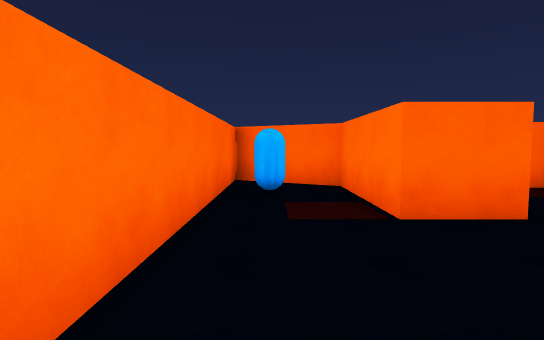
View 1 (above)

16 first-person views from a walk through a Unity game level. The camera is 1.5 m above the floor, tilts 4° down and sees 80° across. The floor is counted in squares, 2 m on a side. Each view is taken from the middle of a square. On the plan, view 1 faces up. The plan holds only what a view shows up to about 11 squares ahead; the rest is blank. The player character is not drawn.

View 2
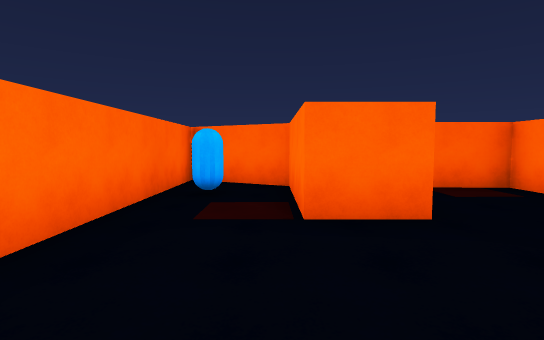

View 3
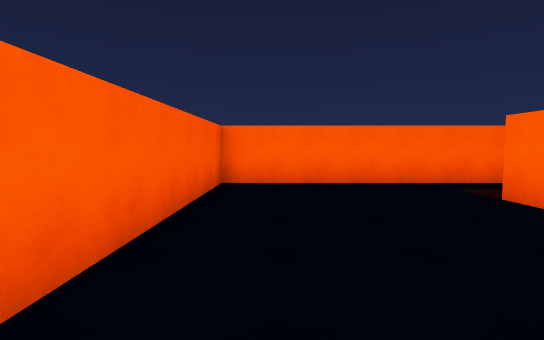

View 4
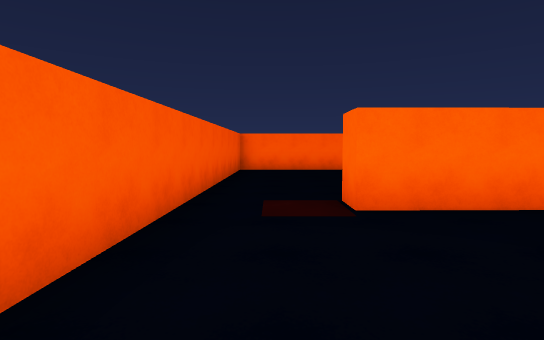

View 5
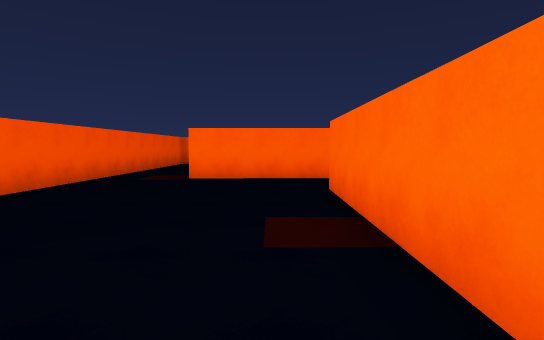

View 6
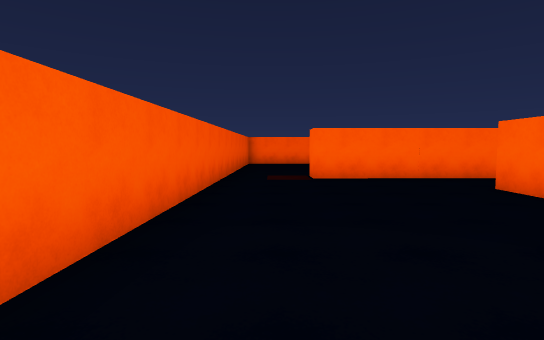

View 7
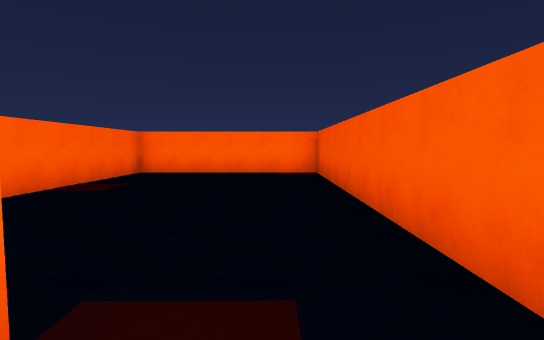

View 8
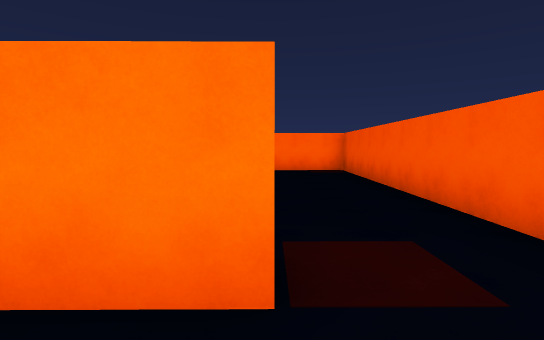

View 9
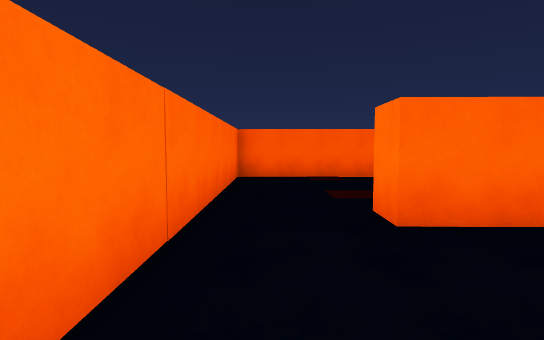

View 10
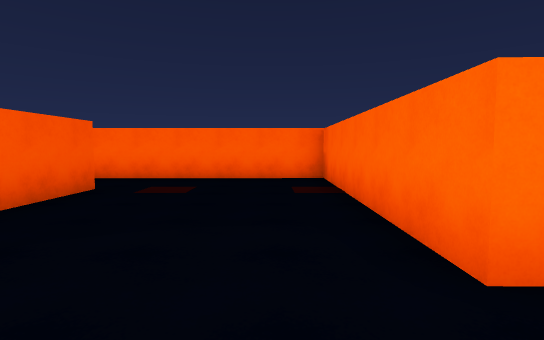

View 11
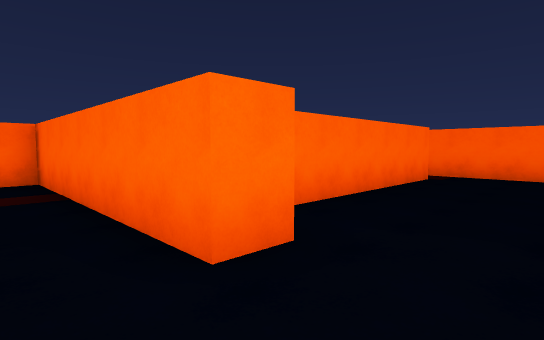

View 12
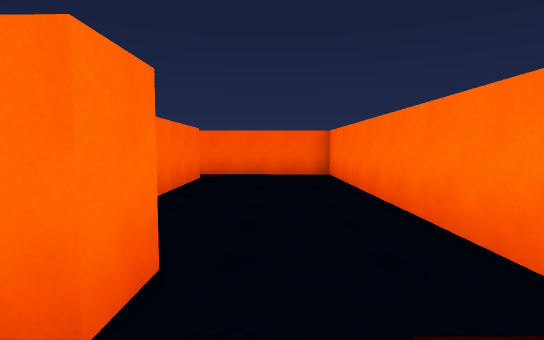

View 13
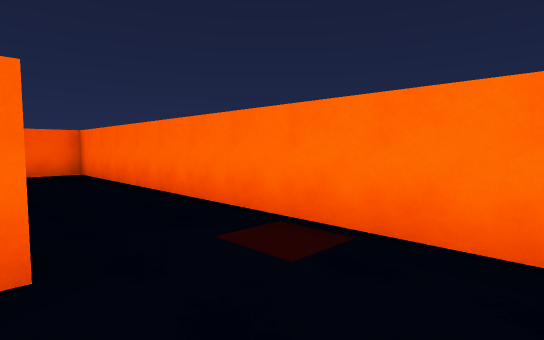

View 14
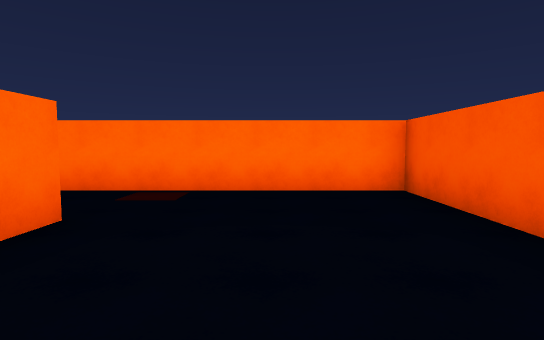

View 15
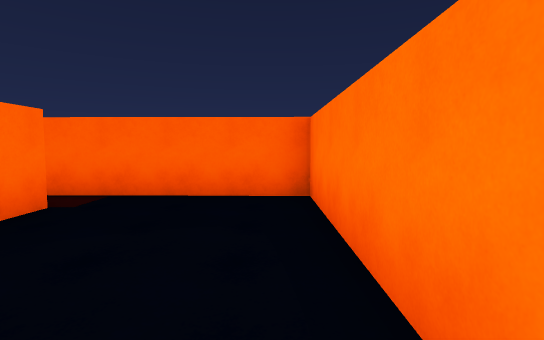

View 16
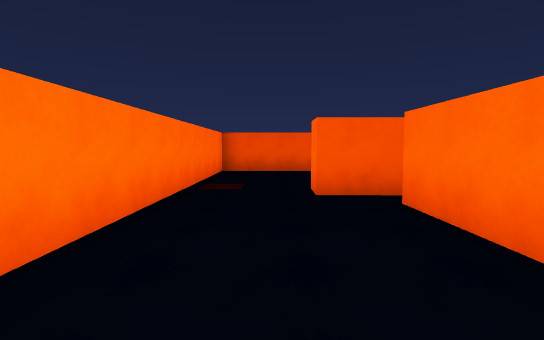

### Floor plan
Points are (right, up) in squares from view 1. A wall is a line through its corners. A room is listed if a view was taken in it or the views show most of it. See-through windows are left out.
Room 1 (views 1, 2, 7, 8)
walls: (2.8, 3.3) (1.3, 3.3) (1.3, 6.2) (-0.8, 7.4) (-0.8, -1.1) (5.4, -1.2); (5.5, 1) (5.4, 2.3); (5.4, 5.2) (5.4, 6) (3.9, 6)
ways out: opening at (6, -0.5) to room 2
objects: capsule (0, 5)
Room 2 (views 3, 4, 5, 6, 9)
walls: (6.2, 3.4) (6.2, 1) (5.5, 1); (14.6, -0.5) (14.6, 3.9) (8.2, 4); (5.4, -1.2) (14.4, -1.3)
ways out: opening at (6, -0.5) to room 1
Room 3 (views 10, 11, 12, 13, 14, 15, 16)
walls: (10.8, 10) (12.3, 9.9) (12.3, 9.2) (6.1, 9.3) (6.2, 3.4); (8.2, 4) (8.2, 4.8) (14.6, 4.7) (14.6, 17) (10.5, 17); (11.2, 15.5) (11.3, 10.7)

Positions as (right, up) in squares from view 1, and headings:
1: (0, 0), facing up
2: (1, 0), facing up
3: (6, 0), facing left
4: (10, 0), facing left
5: (14, 3), facing left
6: (14, 0), facing left
7: (5, 0), facing right
8: (4, 1), facing right
9: (7, 1), facing up
10: (14, 8), facing left
11: (14, 8), facing up-left
12: (13, 8), facing up
13: (12, 7), facing up-right
14: (9, 7), facing right
15: (14, 12), facing up
16: (13, 15), facing down
